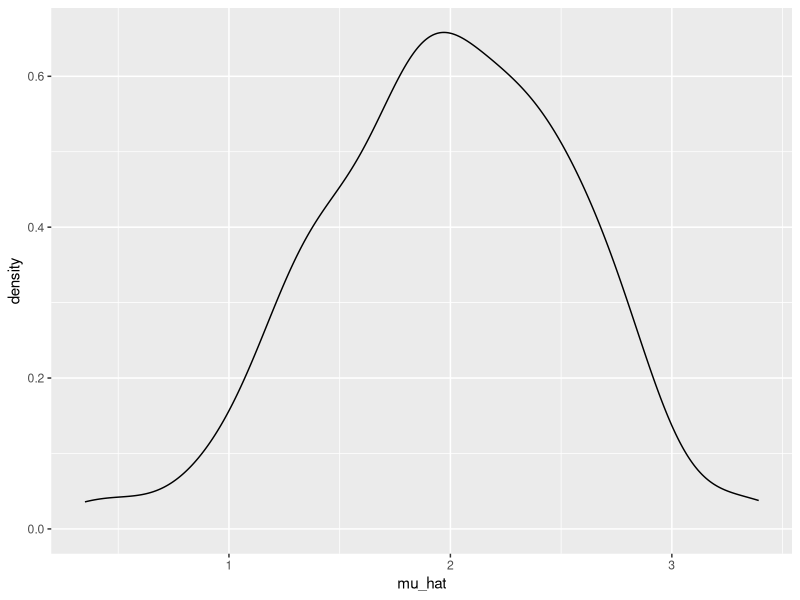
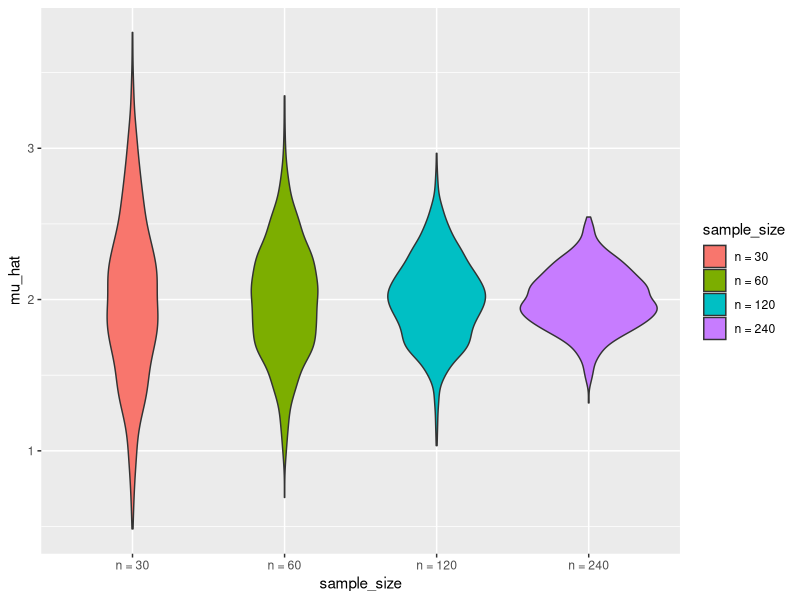
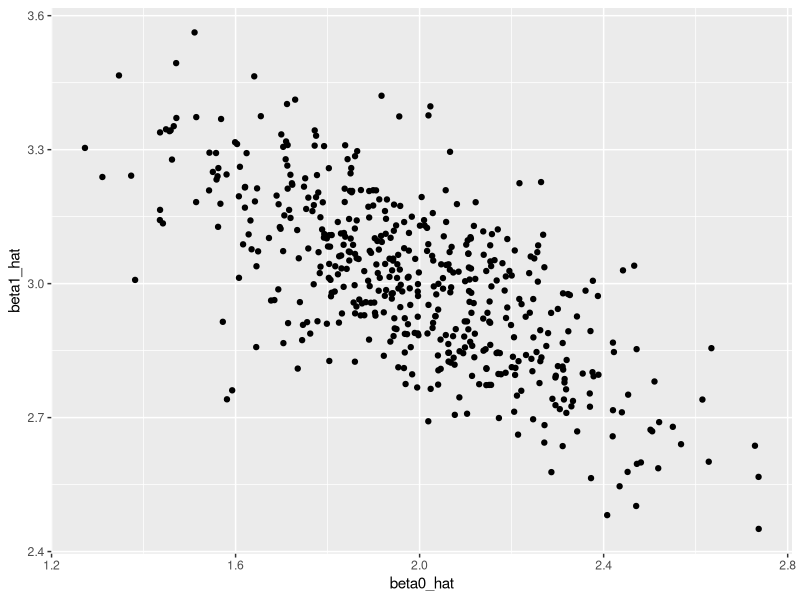
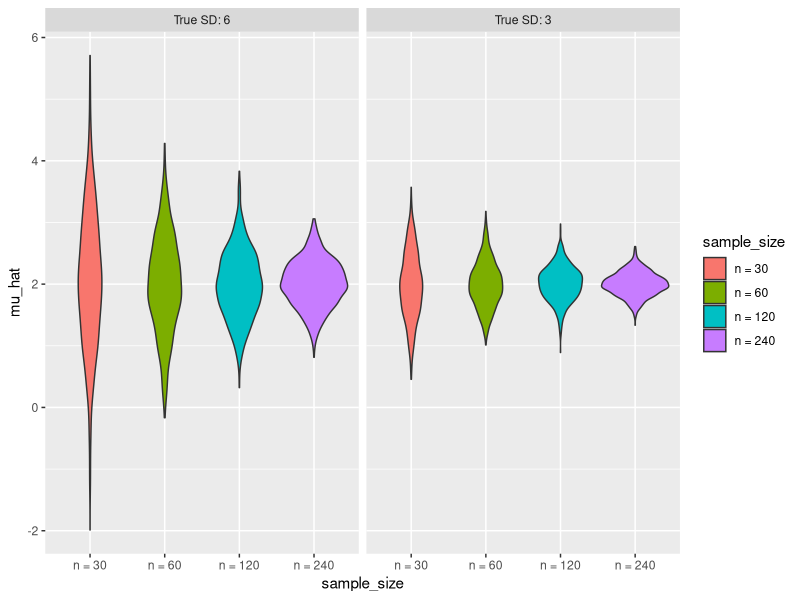

Generate these figures, in order, with R:
## ---- chunk 1
library(tidyverse)

set.seed(1)
## ---- chunk 2
sim_mean_sd = function(n, mu = 2, sigma = 3) {
  
  sim_data = tibble(
    x = rnorm(n, mean = mu, sd = sigma),
  )
  
  sim_data |>
    summarize(
      mu_hat = mean(x),
      sigma_hat = sd(x)
    )
}
## ---- chunk 3
output = vector("list", 100)

for (i in 1:100) {
  output[[i]] = sim_mean_sd(30)
}

sim_results = bind_rows(output)
## ---- chunk 4
sim_results_df = 
  expand_grid(
    sample_size = 30,
    iter = 1:100
  ) |>
  mutate(
    estimate_df = map(sample_size, sim_mean_sd)
  ) |>
  unnest(estimate_df)
## ---- chunk 5
sim_results_df |>
  ggplot(aes(x = mu_hat)) +
  geom_density()
## ---- chunk 6
sim_results_df |>
  pivot_longer(
    mu_hat:sigma_hat,
    names_to = "parameter",
    values_to = "estimate") |>
  summarize(
    emp_mean = mean(estimate),
    emp_sd = sd(estimate)) |>
  knitr::kable(digits = 3)
## ---- chunk 7
sim_results_df = 
  map(1:100, \(i) sim_mean_sd(30, 2, 3)) |>
  bind_rows()
## ---- chunk 8
sim_results_df = expand_grid(
  sample_size = c(30, 60, 120, 240),
  iter = 1:1000
) |>
  mutate(
    estimate_df = map(sample_size, sim_mean_sd)
  ) |>
  unnest(estimate_df)
## ---- chunk 9
sim_results_df |>
  mutate(
    sample_size = str_c("n = ", sample_size),
    sample_size = fct_inorder(sample_size)) |>
  ggplot(aes(x = sample_size, y = mu_hat, fill = sample_size)) +
  geom_violin()
## ---- chunk 10
sim_results_df |>
  pivot_longer(
    mu_hat:sigma_hat,
    names_to = "parameter",
    values_to = "estimate") |>
  group_by(parameter, sample_size) |>
  summarize(
    emp_mean = mean(estimate),
    emp_var = var(estimate)) |>
  knitr::kable(digits = 3)
## ---- chunk 11
sim_regression = function(n, beta0 = 2, beta1 = 3) {
  
  sim_data = 
    tibble(
      x = rnorm(n, mean = 1, sd = 1),
      y = beta0 + beta1 * x + rnorm (n, 0, 1)
    )
  
  ls_fit = lm(y ~ x, data = sim_data)
  
  tibble(
    beta0_hat = coef(ls_fit) [1],
    beta1_hat = coef(ls_fit) [2]
  )
}
## ---- chunk 12
sim_results_df = 
  expand_grid(
    sample_size = 30,
    iter = 1:500
  ) |>
  mutate(
    estimate_df = map(sample_size, sim_regression)
  ) |>
  unnest(estimate_df)
## ---- chunk 13
sim_results_df |>
  ggplot(aes(x = beta0_hat, y = beta1_hat)) +
  geom_point()
## ---- chunk 14
sim_results_df =
  expand_grid(
    sample_size = c(30, 60, 120, 240),
    true_sd = c(6, 3),
    iter = 1:1000
  ) |>
  mutate(
    estimate_df = 
      map2(sample_size, true_sd, \(n, sd) sim_mean_sd(n = n, sigma = sd))
  ) |>
  unnest(estimate_df)
## ---- chunk 15
sim_results_df |>
  mutate(
    true_sd = str_c("True SD: ", true_sd),
    true_sd = fct_inorder(true_sd),
    sample_size = str_c("n = ", sample_size),
    sample_size = fct_inorder(sample_size)) |>
  ggplot(aes(x = sample_size, y = mu_hat, fill = sample_size)) + 
  geom_violin() +
  facet_grid(. ~ true_sd)
